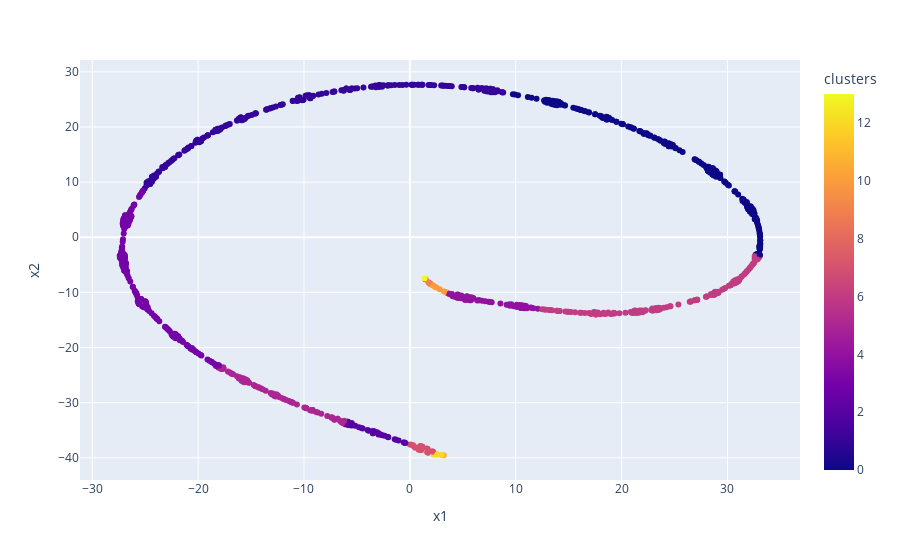
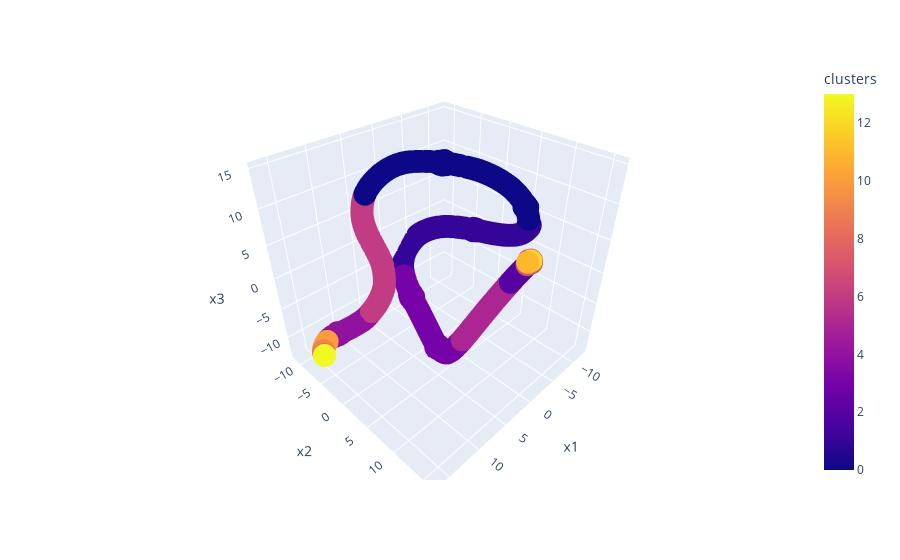

These figures' notebook cell, in order:
### Markdown cell above
#### Visualize using t-SNE

### Code cell
visualize_clusters_using_tsne(train_api_embeddings, train_api_clusters_birch)

### Figure 1 — Plotly figure (JSON) as saved in the notebook; plotly's stock layout.template omitted (floating-point values rounded to 4 significant figures; data arrays with more than 128 entries replaced by an {"elided": "..."} marker saying what was removed)
{"data": [{"hovertemplate": "x1=%{x}<br>x2=%{y}<br>clusters=%{marker.color}<extra></extra>", "legendgroup": "", "marker": {"color": {"elided": "857 int values"}, "coloraxis": "coloraxis", "symbol": "circle"}, "mode": "markers", "name": "", "orientation": "v", "showlegend": false, "type": "scatter", "x": {"elided": "857 float values"}, "xaxis": "x", "y": {"elided": "857 float values"}, "yaxis": "y"}], "layout": {"coloraxis": {"colorbar": {"title": {"text": "clusters"}}, "colorscale": [[0, "#0d0887"], [0.1111, "#46039f"], [0.2222, "#7201a8"], [0.3333, "#9c179e"], [0.4444, "#bd3786"], [0.5556, "#d8576b"], [0.6667, "#ed7953"], [0.7778, "#fb9f3a"], [0.8889, "#fdca26"], [1, "#f0f921"]]}, "legend": {"tracegroupgap": 0}, "margin": {"t": 60}, "xaxis": {"anchor": "y", "domain": [0, 1], "title": {"text": "x1"}}, "yaxis": {"anchor": "x", "domain": [0, 1], "title": {"text": "x2"}}}}

### Figure 2 — Plotly figure (JSON) as saved in the notebook; plotly's stock layout.template omitted (floating-point values rounded to 4 significant figures; data arrays with more than 128 entries replaced by an {"elided": "..."} marker saying what was removed)
{"data": [{"hovertemplate": "x1=%{x}<br>x2=%{y}<br>x3=%{z}<br>clusters=%{marker.color}<extra></extra>", "legendgroup": "", "marker": {"color": {"elided": "857 int values"}, "coloraxis": "coloraxis", "size": 8, "symbol": "circle"}, "mode": "markers", "name": "", "scene": "scene", "showlegend": false, "type": "scatter3d", "x": {"elided": "857 float values"}, "y": {"elided": "857 float values"}, "z": {"elided": "857 float values"}}], "layout": {"coloraxis": {"colorbar": {"title": {"text": "clusters"}}, "colorscale": [[0, "#0d0887"], [0.1111, "#46039f"], [0.2222, "#7201a8"], [0.3333, "#9c179e"], [0.4444, "#bd3786"], [0.5556, "#d8576b"], [0.6667, "#ed7953"], [0.7778, "#fb9f3a"], [0.8889, "#fdca26"], [1, "#f0f921"]]}, "legend": {"tracegroupgap": 0}, "margin": {"t": 60}, "scene": {"domain": {"x": [0, 1], "y": [0, 1]}, "xaxis": {"title": {"text": "x1"}}, "yaxis": {"title": {"text": "x2"}}, "zaxis": {"title": {"text": "x3"}}}}}
